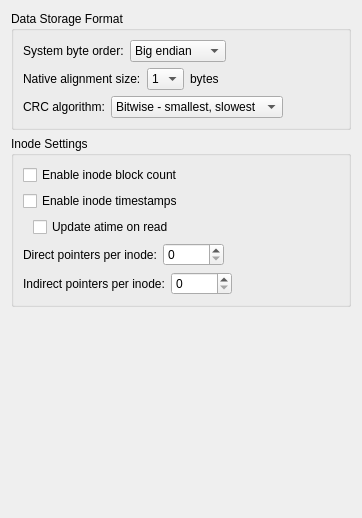
          <widget class="QWidget" name="scrollAreaWidgetContents_3">
           <property name="geometry">
            <rect>
             <x>0</x>
             <y>0</y>
             <width>362</width>
             <height>518</height>
            </rect>
           </property>
           <layout class="QVBoxLayout" name="verticalLayout_19">
            <item>
             <widget class="QGroupBox" name="gbDataFormat">
              <property name="title">
               <string>Data Storage Format</string>
              </property>
              <layout class="QVBoxLayout" name="verticalLayout_21">
               <item>
                <layout class="QHBoxLayout" name="hlayByteOrder">
                 <item>
                  <widget class="QLabel" name="label_23">
                   <property name="text">
                    <string>System byte order:</string>
                   </property>
                  </widget>
                 </item>
                 <item>
                  <widget class="QComboBox" name="cmbByteOrder">
                   <property name="minimumSize">
                    <size>
                     <width>90</width>
                     <height>0</height>
                    </size>
                   </property>
                   <item>
                    <property name="text">
                     <string>Big endian</string>
                    </property>
                   </item>
                   <item>
                    <property name="text">
                     <string>Little endian</string>
                    </property>
                   </item>
                  </widget>
                 </item>
                 <item>
                  <spacer name="horizontalSpacer_15">
                   <property name="orientation">
                    <enum>Qt::Horizontal</enum>
                   </property>
                   <property name="sizeHint" stdset="0">
                    <size>
                     <width>40</width>
                     <height>20</height>
                    </size>
                   </property>
                  </spacer>
                 </item>
                 <item>
                  <widget class="WarningBtn" name="wbtnByteOrder" native="true">
                   <property name="sizePolicy">
                    <sizepolicy hsizetype="Fixed" vsizetype="Ignored">
                     <horstretch>0</horstretch>
                     <verstretch>0</verstretch>
                    </sizepolicy>
                   </property>
                   <property name="minimumSize">
                    <size>
                     <width>0</width>
                     <height>0</height>
                    </size>
                   </property>
                   <property name="maximumSize">
                    <size>
                     <width>18</width>
                     <height>16777215</height>
                    </size>
                   </property>
                  </widget>
                 </item>
                </layout>
               </item>
               <item>
                <layout class="QHBoxLayout" name="hlayAlignmentSize">
                 <item>
                  <widget class="QLabel" name="label_25">
                   <property name="text">
                    <string>Native alignment size:</string>
                   </property>
                  </widget>
                 </item>
                 <item>
                  <widget class="QComboBox" name="cmbAlignmentSize">
                   <property name="minimumSize">
                    <size>
                     <width>0</width>
                     <height>0</height>
                    </size>
                   </property>
                   <item>
                    <property name="text">
                     <string>1</string>
                    </property>
                   </item>
                   <item>
                    <property name="text">
                     <string>2</string>
                    </property>
                   </item>
                   <item>
                    <property name="text">
                     <string>4</string>
                    </property>
                   </item>
                   <item>
                    <property name="text">
                     <string>8</string>
                    </property>
                   </item>
                  </widget>
                 </item>
                 <item>
                  <widget class="QLabel" name="label_26">
                   <property name="text">
                    <string>bytes</string>
                   </property>
                  </widget>
                 </item>
                 <item>
                  <spacer name="horizontalSpacer_16">
                   <property name="orientation">
                    <enum>Qt::Horizontal</enum>
                   </property>
                   <property name="sizeHint" stdset="0">
                    <size>
                     <width>40</width>
                     <height>20</height>
                    </size>
                   </property>
                  </spacer>
                 </item>
                 <item>
                  <widget class="WarningBtn" name="wbtnAlignmentSize" native="true">
                   <property name="sizePolicy">
                    <sizepolicy hsizetype="Fixed" vsizetype="Ignored">
                     <horstretch>0</horstretch>
                     <verstretch>0</verstretch>
                    </sizepolicy>
                   </property>
                   <property name="minimumSize">
                    <size>
                     <width>0</width>
                     <height>0</height>
                    </size>
                   </property>
                   <property name="maximumSize">
                    <size>
                     <width>18</width>
                     <height>16777215</height>
                    </size>
                   </property>
                  </widget>
                 </item>
                </layout>
               </item>
               <item>
                <layout class="QHBoxLayout" name="hlayCrc">
                 <item>
                  <widget class="QLabel" name="label_31">
                   <property name="text">
                    <string>CRC algorithm:</string>
                   </property>
                  </widget>
                 </item>
                 <item>
                  <widget class="QComboBox" name="cmbCrc">
                   <item>
                    <property name="text">
                     <string>Bitwise - smallest, slowest</string>
                    </property>
                   </item>
                   <item>
                    <property name="text">
                     <string>Sarwate - midsized, fast</string>
                    </property>
                   </item>
                   <item>
                    <property name="text">
                     <string>Slice by 8 - largest, fastest</string>
                    </property>
                   </item>
                  </widget>
                 </item>
                 <item>
                  <spacer name="horizontalSpacer_19">
                   <property name="orientation">
                    <enum>Qt::Horizontal</enum>
                   </property>
                   <property name="sizeHint" stdset="0">
                    <size>
                     <width>40</width>
                     <height>20</height>
                    </size>
                   </property>
                  </spacer>
                 </item>
                 <item>
                  <widget class="WarningBtn" name="wbtnCrc" native="true">
                   <property name="sizePolicy">
                    <sizepolicy hsizetype="Fixed" vsizetype="Ignored">
                     <horstretch>0</horstretch>
                     <verstretch>0</verstretch>
                    </sizepolicy>
                   </property>
                   <property name="minimumSize">
                    <size>
                     <width>0</width>
                     <height>0</height>
                    </size>
                   </property>
                   <property name="maximumSize">
                    <size>
                     <width>18</width>
                     <height>16777215</height>
                    </size>
                   </property>
                  </widget>
                 </item>
                </layout>
               </item>
              </layout>
             </widget>
            </item>
            <item>
             <widget class="QGroupBox" name="gbInodeSetting">
              <property name="title">
               <string>Inode Settings</string>
              </property>
              <layout class="QVBoxLayout" name="verticalLayout_23">
               <item>
                <widget class="QCheckBox" name="cbInodeBlockCount">
                 <property name="text">
                  <string>Enable inode block count</string>
                 </property>
                </widget>
               </item>
               <item>
                <widget class="QCheckBox" name="cbInodeTimestamps">
                 <property name="text">
                  <string>Enable inode timestamps</string>
                 </property>
                </widget>
               </item>
               <item>
                <layout class="QHBoxLayout" name="hlayUpdateAtime">
                 <item>
                  <spacer name="horizontalSpacer_23">
                   <property name="orientation">
                    <enum>Qt::Horizontal</enum>
                   </property>
                   <property name="sizeType">
                    <enum>QSizePolicy::Fixed</enum>
                   </property>
                   <property name="sizeHint" stdset="0">
                    <size>
                     <width>10</width>
                     <height>20</height>
                    </size>
                   </property>
                  </spacer>
                 </item>
                 <item>
                  <widget class="QCheckBox" name="cbUpdateAtime">
                   <property name="text">
                    <string>Update atime on read</string>
                   </property>
                  </widget>
                 </item>
                 <item>
                  <spacer name="horizontalSpacer_20">
                   <property name="orientation">
                    <enum>Qt::Horizontal</enum>
                   </property>
                   <property name="sizeHint" stdset="0">
                    <size>
                     <width>40</width>
                     <height>20</height>
                    </size>
                   </property>
                  </spacer>
                 </item>
                </layout>
               </item>
               <item>
                <layout class="QHBoxLayout" name="hlayDirectPointers">
                 <item>
                  <widget class="QLabel" name="label_33">
                   <property name="text">
                    <string>Direct pointers per inode:</string>
                   </property>
                  </widget>
                 </item>
                 <item>
                  <widget class="QSpinBox" name="sbDirectPointers">
                   <property name="maximum">
                    <number>65536</number>
                   </property>
                  </widget>
                 </item>
                 <item>
                  <spacer name="horizontalSpacer_21">
                   <property name="orientation">
                    <enum>Qt::Horizontal</enum>
                   </property>
                   <property name="sizeHint" stdset="0">
                    <size>
                     <width>40</width>
                     <height>20</height>
                    </size>
                   </property>
                  </spacer>
                 </item>
                 <item>
                  <widget class="WarningBtn" name="wbtnDirectPointers" native="true">
                   <property name="sizePolicy">
                    <sizepolicy hsizetype="Fixed" vsizetype="Ignored">
                     <horstretch>0</horstretch>
                     <verstretch>0</verstretch>
                    </sizepolicy>
                   </property>
                   <property name="minimumSize">
                    <size>
                     <width>0</width>
                     <height>0</height>
                    </size>
                   </property>
                   <property name="maximumSize">
                    <size>
                     <width>18</width>
                     <height>16777215</height>
                    </size>
                   </property>
                  </widget>
                 </item>
                </layout>
               </item>
               <item>
                <layout class="QHBoxLayout" name="hlayIndirectPointers">
                 <item>
                  <widget class="QLabel" name="label_34">
                   <property name="text">
                    <string>Indirect pointers per inode:</string>
                   </property>
                  </widget>
                 </item>
                 <item>
                  <widget class="QSpinBox" name="sbIndirectPointers">
                   <property name="maximum">
                    <number>65536</number>
                   </property>
                  </widget>
                 </item>
                 <item>
                  <spacer name="horizontalSpacer_24">
                   <property name="orientation">
                    <enum>Qt::Horizontal</enum>
                   </property>
                   <property name="sizeHint" stdset="0">
                    <size>
                     <width>40</width>
                     <height>20</height>
                    </size>
                   </property>
                  </spacer>
                 </item>
                 <item>
                  <widget class="WarningBtn" name="wbtnIndirectPointers" native="true">
                   <property name="sizePolicy">
                    <sizepolicy hsizetype="Fixed" vsizetype="Ignored">
                     <horstretch>0</horstretch>
                     <verstretch>0</verstretch>
                    </sizepolicy>
                   </property>
                   <property name="minimumSize">
                    <size>
                     <width>0</width>
                     <height>0</height>
                    </size>
                   </property>
                   <property name="maximumSize">
                    <size>
                     <width>18</width>
                     <height>16777215</height>
                    </size>
                   </property>
                  </widget>
                 </item>
                </layout>
               </item>
              </layout>
             </widget>
            </item>
            <item>
             <spacer name="verticalSpacer_3">
              <property name="orientation">
               <enum>Qt::Vertical</enum>
              </property>
              <property name="sizeHint" stdset="0">
               <size>
                <width>20</width>
                <height>40</height>
               </size>
              </property>
             </spacer>
            </item>
           </layout>
          </widget>
